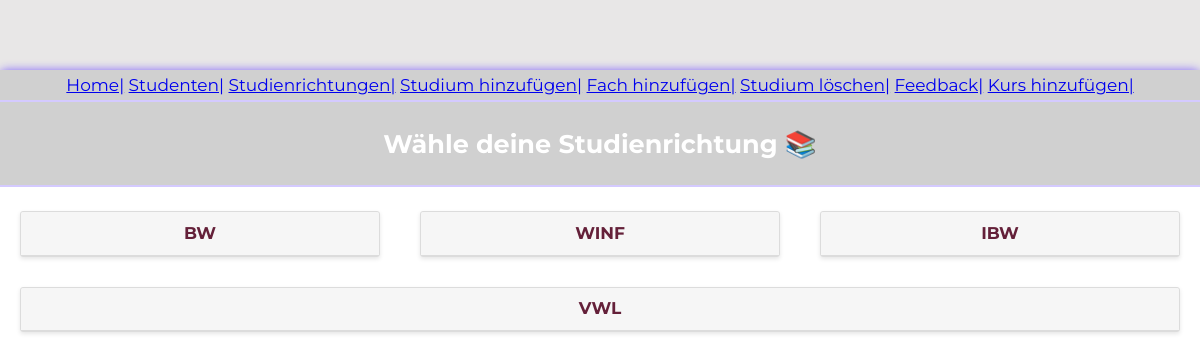
Before: /lvplaner/ with the older database file.
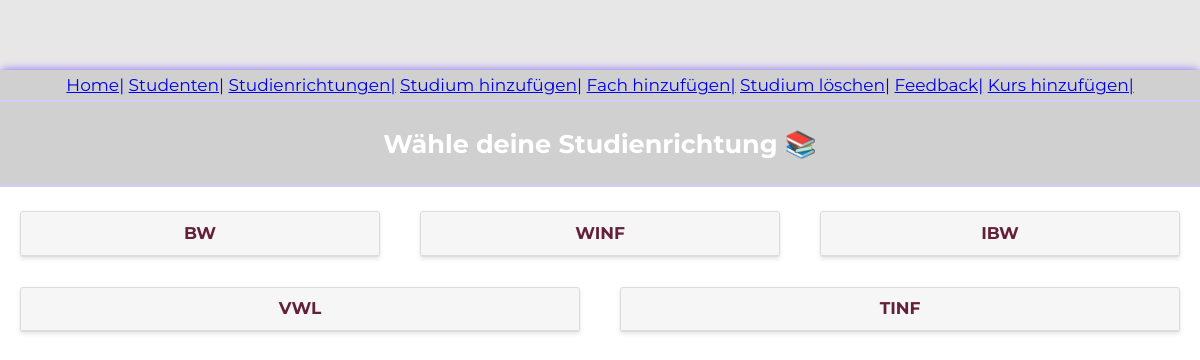
After: the same page with the newer database file.
### lvplaner/models.py (models this page shows, shortened)
class Major(models.Model):
    major_name = models.CharField(verbose_name="Studienrichtung", max_length=30, primary_key=True)

### lvplaner/views.py (the view)
def major_list(request):
    majors = Major.objects.all()
    return render(request, 'lvplaner/major_list.html', {'majors': majors})

### lvplaner/templates/lvplaner/major_list.html (shortened to what this page needs)
{% extends "layout.html" %}
{% block content %}
<header>
<h2> Wähle deine Studienrichtung 📚 </h2>
</header>
<br />
<body>
<div class="cards">
   {% for major in majors %}
    <div class = "card">
        <header>
            <a href="{% url 'details' major.major_name %}"> {{ major.major_name }} </a>
        </header>
    </div>
    {% endfor %}
</div>
</body>
{% endblock %}

Changed rows visible on the page:
added Major: major_name "TINF"
